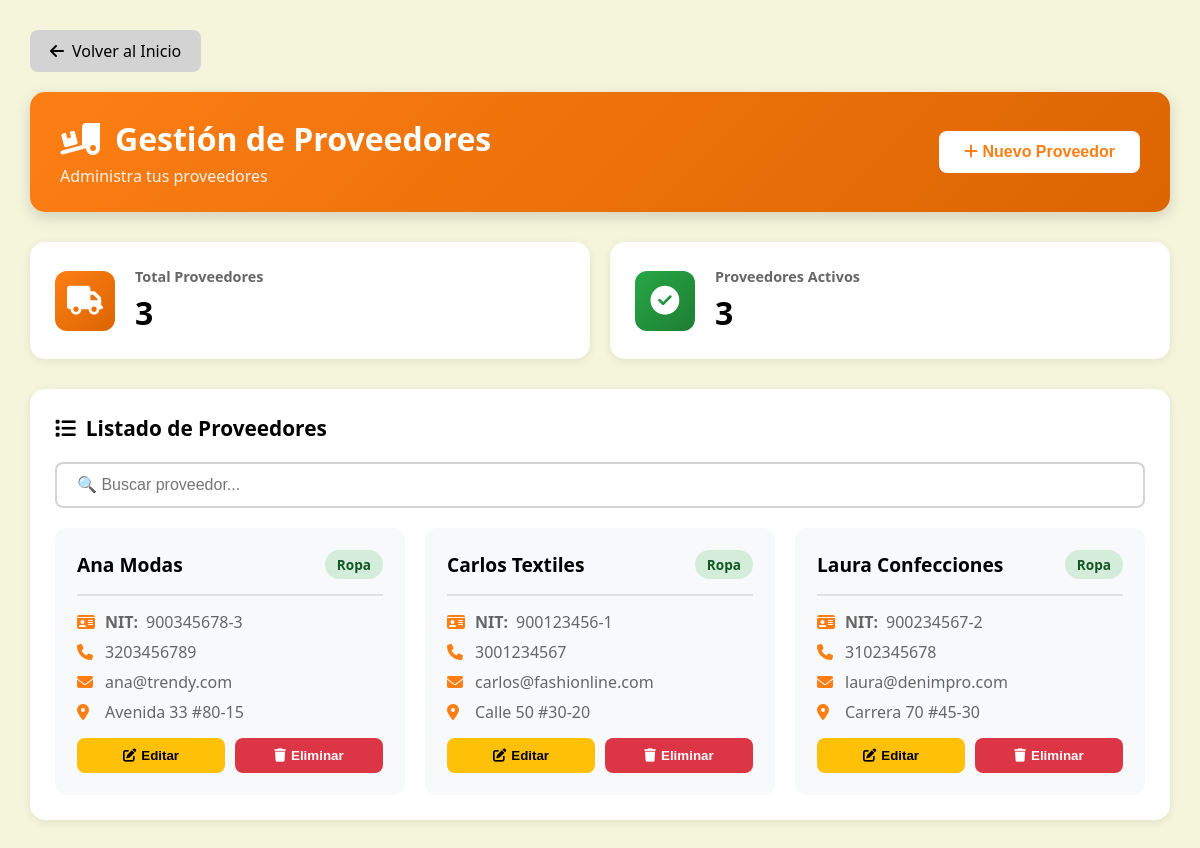
Screenshot of /modules/proveedores.php (signed in) with the database file from the repository.
### tables this page shows
CREATE TABLE `proveedores` (
  `id` int(11) NOT NULL,
  `nombre` varchar(100) NOT NULL,
  `empresa` varchar(100) DEFAULT NULL,
  `nit` varchar(50) DEFAULT NULL,
  `telefono` varchar(20) DEFAULT NULL,
  `email` varchar(100) DEFAULT NULL,
  `direccion` text DEFAULT NULL,
  `ciudad` varchar(50) DEFAULT NULL,
  `productos_suministrados` text DEFAULT NULL,
  `contacto_principal` varchar(100) DEFAULT NULL,
  `fecha_registro` timestamp NOT NULL DEFAULT current_timestamp(),
  `activo` tinyint(1) DEFAULT 1
);

### modules/proveedores.php (the view, shortened to what this page needs)
<?php
require_once "../config/conexion.php";
$query = "SELECT * FROM proveedores ORDER BY nombre ASC";
$result_proveedores = $mysqli->query($query);
$proveedores = [];
while ($row = $result_proveedores->fetch_assoc()) {
    $proveedores[] = $row;
}
$total_proveedores = count($proveedores);
$proveedores_activos = count(array_filter($proveedores, fn($p) => isset($p['estado']) && $p['estado'] == 'Activo'));
if ($proveedores_activos == 0) $proveedores_activos = $total_proveedores;
?>
<!DOCTYPE html>
<html lang="es">
<head>
    <link rel="stylesheet" href="https://cdnjs.cloudflare.com/ajax/libs/font-awesome/6.5.0/css/all.min.css">
</head>
<body>
<div class="proveedores-container">
    <a href="../index.php" class="btn-back">
        <i class="fas fa-arrow-left"></i> Volver al Inicio
    </a>
    <div class="page-header">
        <div>
            <h1><i class="fas fa-truck-loading"></i> Gestión de Proveedores</h1>
            <p style="margin: 5px 0 0 0; opacity: 0.9;">Administra tus proveedores</p>
        </div>
        <button class="btn-nuevo" onclick="abrirModalNuevo()">
            <i class="fas fa-plus"></i> Nuevo Proveedor
        </button>
    </div>
    <div class="stats-grid">
        <div class="stat-card">
            <div class="stat-icon orange">
                <i class="fas fa-truck"></i>
            </div>
            <div class="stat-info">
                <h3>Total Proveedores</h3>
                <p><?= $total_proveedores ?></p>
            </div>
        </div>
        <div class="stat-card">
            <div class="stat-icon green">
                <i class="fas fa-check-circle"></i>
            </div>
            <div class="stat-info">
                <h3>Proveedores Activos</h3>
                <p><?= $proveedores_activos ?></p>
            </div>
        </div>
    </div>
    <div class="proveedores-card">
        <h3><i class="fas fa-list"></i> Listado de Proveedores</h3>
        <div class="search-bar">
            <input type="text" id="searchInput" placeholder="🔍 Buscar proveedor..." onkeyup="filtrarProveedores()">
        </div>
        <?php if (count($proveedores) > 0): ?>
        <div class="proveedores-grid" id="proveedoresGrid">
            <?php foreach ($proveedores as $proveedor): ?>
            <div class="proveedor-card" data-search="<?= strtolower(htmlspecialchars($proveedor['nombre'] . ' ' . ($proveedor['nit'] ?? '') . ' ' . ($proveedor['tipo_producto'] ?? ''))) ?>">
                <div class="proveedor-header">
                    <h4><?= htmlspecialchars($proveedor['nombre']) ?></h4>
                    <span class="badge <?= strtolower(str_replace(' ', '', $proveedor['tipo_producto'] ?? 'ropa')) ?>">
                        <?= htmlspecialchars($proveedor['tipo_producto'] ?? 'Ropa') ?>
                    </span>
                </div>
                <div class="proveedor-info">
                    <?php if (isset($proveedor['nit'])): ?>
                    <p><i class="fas fa-id-card"></i> <strong>NIT:</strong> <?= htmlspecialchars($proveedor['nit']) ?></p>
                    <?php endif; ?>
                    <p><i class="fas fa-phone"></i> <?= htmlspecialchars($proveedor['telefono']) ?></p>
                    <p><i class="fas fa-envelope"></i> <?= htmlspecialchars($proveedor['email']) ?></p>
                    <p><i class="fas fa-map-marker-alt"></i> <?= htmlspecialchars($proveedor['direccion']) ?></p>
                </div>
                <div class="proveedor-actions">
                    <button class="btn-action btn-edit" onclick='editarProveedor(<?= json_encode($proveedor) ?>)'>
                        <i class="fas fa-edit"></i> Editar
                    </button>
                    <button class="btn-action btn-delete" onclick="abrirModalEliminar(<?= $proveedor['id'] ?>, '<?= htmlspecialchars($proveedor['nombre']) ?>')">
                        <i class="fas fa-trash"></i> Eliminar
                    </button>
                </div>
            </div>
            <?php endforeach; ?>
        </div>
        <?php endif; ?>
    </div>
</div>
</body>
</html>

### modules/proveedores.php (style rules this page uses)
:root { --color-primary-blue: #007bff; --color-background-main: #f5f5dc; --color-secondary-grey: #d3d3d3; --color-text-black: #000000; --color-white: #FFFFFF; --color-light-grey-text: #666666; --color-hover-grey: #bfbfbf; --color-green: #28a745; --color-red: #dc3545; }
* { margin: 0; padding: 0; box-sizing: border-box; }
body { font-family: 'Segoe UI', Tahoma, Geneva, Verdana, sans-serif; background-color: var(--color-background-main); overflow-y: auto !important; overflow-x: hidden !important; }
.proveedores-container { padding: 30px; min-height: 100vh; max-width: 1400px; margin: 0 auto; }
.btn-back { background: var(--color-secondary-grey); color: var(--color-text-black); padding: 10px 20px; border: none; border-radius: 8px; cursor: pointer; text-decoration: none; display: inline-flex; align-items: center; gap: 8px; margin-bottom: 20px; transition: all 0.3s ease; }
.page-header { background: linear-gradient(135deg, #fd7e14, #dc6502); color: white; padding: 25px 30px; border-radius: 15px; margin-bottom: 30px; box-shadow: 0 5px 15px rgba(0,0,0,0.15); display: flex; justify-content: space-between; align-items: center; }
.page-header h1 { margin: 0; font-size: 2em; display: flex; align-items: center; gap: 15px; }
.btn-nuevo { background: white; color: #fd7e14; padding: 12px 25px; border: none; border-radius: 8px; cursor: pointer; font-size: 1em; font-weight: 600; transition: all 0.3s ease; }
.stats-grid { display: grid; grid-template-columns: repeat(auto-fit, minmax(250px, 1fr)); gap: 20px; margin-bottom: 30px; }
.stat-card { background: white; padding: 25px; border-radius: 15px; box-shadow: 0 2px 10px rgba(0,0,0,0.08); display: flex; align-items: center; gap: 20px; transition: all 0.3s ease; }
.stat-icon { width: 60px; height: 60px; border-radius: 12px; display: flex; align-items: center; justify-content: center; font-size: 1.8em; color: white; }
.stat-icon.orange { background: linear-gradient(135deg, #fd7e14, #dc6502); }
.stat-icon.green { background: linear-gradient(135deg, #28a745, #1e7e34); }
.stat-info h3 { font-size: 0.9em; color: var(--color-light-grey-text); margin-bottom: 5px; }
.stat-info p { font-size: 2em; font-weight: 700; color: var(--color-text-black); }
.proveedores-card { background: white; padding: 25px; border-radius: 15px; box-shadow: 0 2px 10px rgba(0,0,0,0.08); }
.proveedores-card h3 { margin-bottom: 20px; color: var(--color-text-black); display: flex; align-items: center; gap: 10px; font-size: 1.3em; }
.search-bar { margin-bottom: 20px; }
.search-bar input { width: 100%; padding: 12px 20px; border: 2px solid var(--color-secondary-grey); border-radius: 8px; font-size: 1em; transition: all 0.3s ease; }
.proveedores-grid { display: grid; grid-template-columns: repeat(auto-fill, minmax(320px, 1fr)); gap: 20px; }
.proveedor-card { background: #f8f9fa; padding: 20px; border-radius: 12px; border: 2px solid transparent; transition: all 0.3s ease; }
.proveedor-header { display: flex; justify-content: space-between; align-items: center; margin-bottom: 15px; padding-bottom: 15px; border-bottom: 2px solid #dee2e6; }
.proveedor-header h4 { color: var(--color-text-black); font-size: 1.2em; }
.badge { padding: 5px 12px; border-radius: 20px; font-size: 0.85em; font-weight: 600; }
.badge.ropa { background: #d4edda; color: #155724; }
.proveedor-info { margin-bottom: 15px; }
.proveedor-info p { margin-bottom: 8px; color: var(--color-light-grey-text); display: flex; align-items: center; gap: 8px; }
.proveedor-info i { width: 20px; color: #fd7e14; }
.proveedor-actions { display: flex; gap: 10px; }
.btn-action { flex: 1; padding: 10px; border: none; border-radius: 8px; cursor: pointer; font-weight: 600; transition: all 0.3s ease; display: flex; align-items: center; justify-content: center; gap: 5px; }
.btn-edit { background: #ffc107; color: var(--color-text-black); }
.btn-delete { background: var(--color-red); color: white; }

### rows the page displays
proveedores: nombre "Ana Modas", tipo_producto "Ropa", nit "900345678-3", telefono "3203456789", email "ana@trendy.com", direccion "Avenida 33 #80-15"
proveedores: nombre "Carlos Textiles", tipo_producto "Ropa", nit "900123456-1", telefono "3001234567", email "carlos@fashionline.com", direccion "Calle 50 #30-20"
proveedores: nombre "Laura Confecciones", tipo_producto "Ropa", nit "900234567-2", telefono "3102345678", email "laura@denimpro.com", direccion "Carrera 70 #45-30"

### other values shown
$total_proveedores "3"
$proveedores_activos "3"
